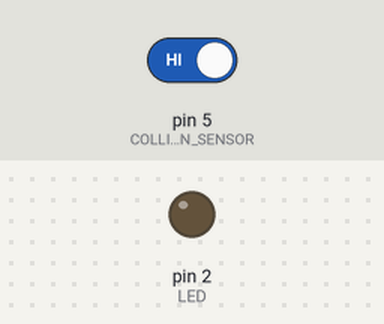
The sketch below on a simulated Arduino Uno, built with avr-gcc and run on an emulated ATmega328P. On the bench: output pins drawn as LEDs (lit = HIGH). Inputs (shaded band) come from the test bench; at power-on: pin 5 (COLLISION_SENSOR) HIGH.

Above: at 1.2 s.
1.3 s: pin 5 (COLLISION_SENSOR) driven LOW
At 2.4 s:
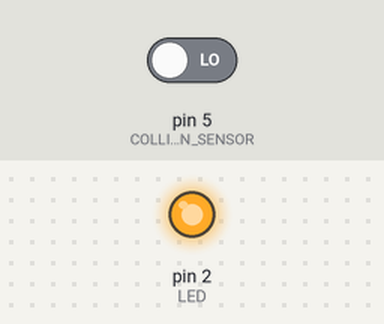
2.8 s: pin 5 (COLLISION_SENSOR) driven HIGH
At 3.9 s:
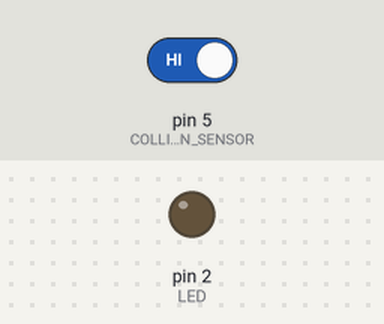
Timing chart, 0 to 5.8 s (numbered marks = the images above; inputs shaded):
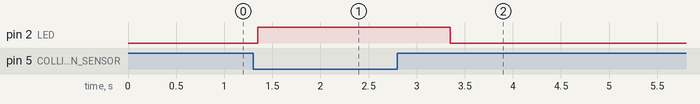

Measured:
- after the input at 1.3 s, pin 2 (LED): LOW → HIGH after 0.05 s
- after the input at 2.8 s, pin 2 (LED): HIGH → LOW after 0.55 s

The sketch:

collisionSensorTest.ino
```cpp
// Test Grove - Collision Sensor
#define LED 2 // yellow LED on Pitsco shield
#define COLLISION_SENSOR 5 //collision sensor is connected with D5 of Arduino


void setup()
{
    pins_init();
}


void turnOnLED()
{
    digitalWrite(LED,HIGH);//the LED is on
}

void turnOffLED()
{
    digitalWrite(LED,LOW);//the LED is off
}

void loop()
{
    if(isTriggered())
    {
        turnOnLED();
        delay(2000);
    }
    else turnOffLED();
}

void pins_init()
{
    pinMode(LED,OUTPUT);
    turnOffLED();
    pinMode(COLLISION_SENSOR,INPUT);
}

boolean isTriggered()
{
    if(!digitalRead(COLLISION_SENSOR))
    {
        delay(50);
        if(!digitalRead(COLLISION_SENSOR))
        return true;//the collision sensor triggers
    }
    return false;
}
```
